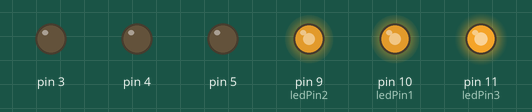
A sketch run on a simulated Arduino Uno, built with avr-gcc and run on an emulated ATmega328P. Shown: output pins drawn as LEDs (lit = HIGH). Random numbers use the default seed unless the sketch sets one.

Above: at 0.37 s.
At 7.35 s:
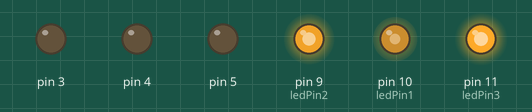
At 14.75 s:
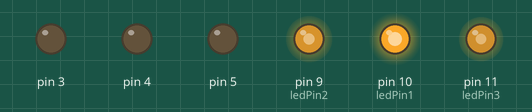
At 21.13 s:
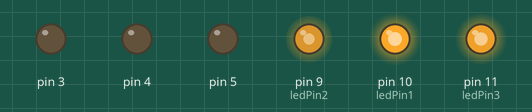
At 28.48 s:
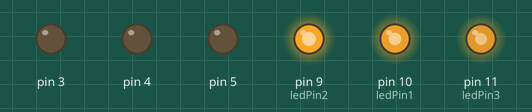
At 39.33 s:
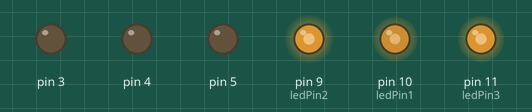
Timing chart, 0 to 40.0 s (numbered marks = the images above):
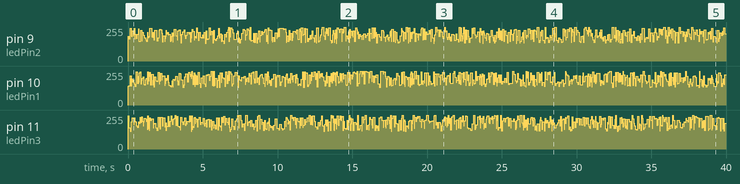

The sketch:

flickeringLED_w_cycleLED.ino
```cpp
class CycleRGB
{
	// Class Member Variables
	// These are initialized at startup
	int rPin;      // the number of the red LED pin
  int gPin;      // the number of the green LED pin
  int bPin;      // the number of the blue LED pin
  long intervalTime; // the delay between updates (controls the speed of the cycle)

	// These maintain the current state
	int r; // r used to set the redLED value
  int g; // g used to set the greenLED value
  int b; // b used to set the blueLED value
  unsigned long previousMillis;    // will store last time LED was updated

  String rDir; // sets the direction of the Red LED
  String gDir; // sets the direction of the Green LED
  String bDir; // sets the direction of the Blue LED
  String overallDir; // sets the overall direction of the cycle


  // Constructor - creates a CycleRGB
  // and initializes the member variables and state
  public:
  CycleRGB(int pin1, int pin2, int pin3, long interval)
  {
	rPin = pin1;
	gPin = pin2;
	bPin = pin3;
	pinMode(rPin, OUTPUT);
	pinMode(gPin, OUTPUT);
	pinMode(bPin, OUTPUT);

  intervalTime = interval;

  r = 127;
  g = 255;
  b = 0;

  rDir = "increase";
  gDir = "hold";
  bDir = "hold";
  overallDir = "forward";
  previousMillis = 0;

  }

  void Update(unsigned long currentMillis)
  {
    if (currentMillis - previousMillis >= intervalTime){
      if (r ==  180 && g ==  255 && b== 0 && overallDir ==  "forward"){
        rDir = "decrease"; gDir = "hold"; bDir = "hold";
        } else if (r== 0 && g ==  255 && b ==  0  && overallDir ==  "forward"){
          rDir = "hold"; gDir = "hold"; bDir = "increase";
        } else if (r== 0 && g ==  255 && b ==  255  && overallDir ==  "forward"){
          rDir = "hold"; gDir = "decrease"; bDir = "hold";
        } else if (r== 0 && g== 0 && b== 255  && overallDir ==  "forward"){
          rDir = "increase"; gDir = "hold"; bDir = "hold";
        } else if (r ==  220 && g ==  0 && b== 255  && overallDir ==  "forward"){
          rDir = "decrease"; gDir = "hold"; bDir = "hold"; overallDir = "back";
        } else if (r ==  0 && g ==  0 && b ==  255 && overallDir == "back"){
          rDir = "hold"; gDir = "increase"; bDir = "hold";
        } else if (r ==  0 && g ==  255 && b ==  255 && overallDir == "back"){
          rDir = "hold"; gDir = "hold"; bDir = "decrease";
        } else if (r ==  0 && g ==  255 && b ==  0 && overallDir == "back"){
          rDir = "increase"; gDir = "hold"; bDir = "hold";
        } else if (r == 179 && g == 255 && b == 0 && overallDir == "back"){
          overallDir = "forward";
      }

      if (rDir == "increase"){r += 1;} else if (rDir != "hold"){r -= 1;};
      if (gDir == "increase"){g += 1;} else if (gDir != "hold"){g -= 1;};
      if (bDir == "increase"){b += 1;} else if (bDir != "hold"){b -= 1;};

      analogWrite(rPin, r);
      analogWrite(gPin, g);
      analogWrite(bPin, b);
     }
   }
 };

int ledPin1 = 10;
int ledPin2 = 9;
int ledPin3 = 11;
CycleRGB spookyLED(3,4,5,1000);
int counter = 0;

void setup()
{
  // Timer0 is already used for millis() - we'll just interrupt somewhere
  // in the middle and call the "Compare A" function below
  OCR0A = 0xAF;
  TIMSK0 |= _BV(OCIE0A);
  pinMode(ledPin1, OUTPUT);
  pinMode(ledPin2, OUTPUT);
  pinMode(ledPin3, OUTPUT);
}

// Interrupt is called once a millisecond, looks for any new GPS data, and stores it
SIGNAL(TIMER0_COMPA_vect)
{
  unsigned long currentTime = millis(); // grabs the current time from the system
                                        // clock(in milliseconds)
  counter += 1;

  if(counter%20 == 0){
    spookyLED.Update(currentTime);
  }
}

void loop()
{
  analogWrite(ledPin1, random(120) + 135);
  analogWrite(ledPin2, random(120) + 135);
  analogWrite(ledPin3, random(120) + 135);
  delay(random(100));
}
```
